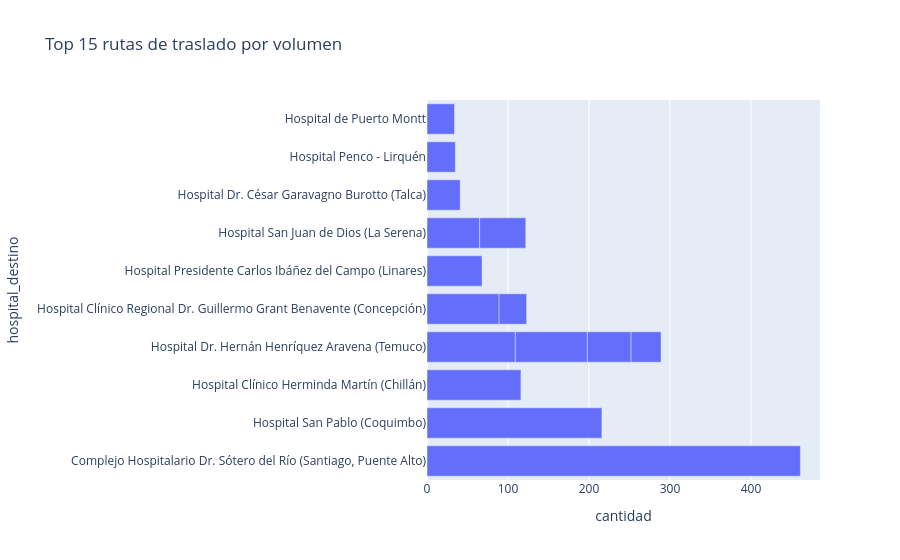
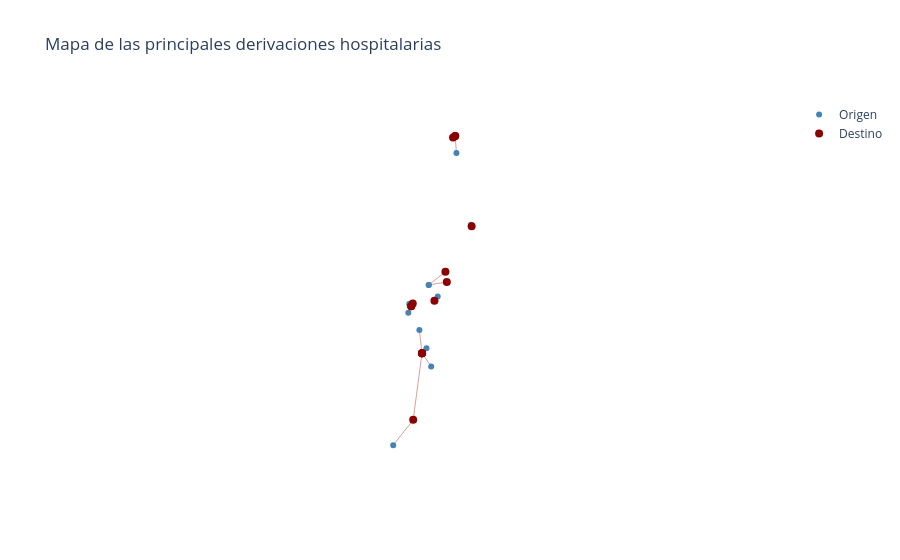

Source (notebook cell) for these figures, in order:
### Markdown cell above
Aquí se visualiza el flujo de traslados sobre el mapa para ubicar los principales orígenes y destinos.

### Code cell
top_routes = traslados.sort_values('cantidad', ascending=False).head(15).copy()

fig_routes = px.bar(
    top_routes,
    x='cantidad',
    y='hospital_destino',
    orientation='h',
    title='Top 15 rutas de traslado por volumen'
)
fig_routes.show()

fig_map = go.Figure()
for _, row in top_routes.iterrows():
    fig_map.add_trace(go.Scattergeo(
        lon=[row['lon_origen'], row['lon_destino']],
        lat=[row['lat_origen'], row['lat_destino']],
        mode='lines',
        line=dict(width=max(1, row['cantidad'] / 120), color='rgba(180, 40, 40, 0.45)'),
        hoverinfo='none',
        showlegend=False
    ))

fig_map.add_trace(go.Scattergeo(
    lon=top_routes['lon_origen'],
    lat=top_routes['lat_origen'],
    text=top_routes['hospital_origen'],
    mode='markers',
    marker=dict(size=6, color='steelblue'),
    name='Origen'
))

fig_map.add_trace(go.Scattergeo(
    lon=top_routes['lon_destino'],
    lat=top_routes['lat_destino'],
    text=top_routes['hospital_destino'],
    mode='markers',
    marker=dict(size=8, color='darkred'),
    name='Destino'
))

fig_map.update_geos(fitbounds='locations', visible=False)
fig_map.update_layout(title='Mapa de las principales derivaciones hospitalarias')
fig_map.show()

### Figure 1 — Plotly figure (JSON) as saved in the notebook; plotly's stock layout.template omitted (floating-point values rounded to 4 significant figures)
{"data": [{"hovertemplate": "cantidad=%{x}<br>hospital_destino=%{y}<extra></extra>", "legendgroup": "", "marker": {"color": "#636efa", "pattern": {"shape": ""}}, "name": "", "orientation": "h", "showlegend": false, "textposition": "auto", "type": "bar", "x": [461, 216, 116, 109, 89, 89, 68, 65, 57, 54, 41, 37, 35, 34, 34], "xaxis": "x", "y": ["Complejo Hospitalario Dr. Sótero del Río (Santiago, Puente Alto)", "Hospital San Pablo (Coquimbo)", "Hospital Clínico Herminda Martín (Chillán)", "Hospital Dr. Hernán Henríquez Aravena (Temuco)", "Hospital Clínico Regional Dr. Guillermo Grant Benavente (Concepción)", "Hospital Dr. Hernán Henríquez Aravena (Temuco)", "Hospital Presidente Carlos Ibáñez del Campo (Linares)", "Hospital San Juan de Dios (La Serena)", "Hospital San Juan de Dios (La Serena)", "Hospital Dr. Hernán Henríquez Aravena (Temuco)", "Hospital Dr. César Garavagno Burotto (Talca)", "Hospital Dr. Hernán Henríquez Aravena (Temuco)", "Hospital Penco - Lirquén", "Hospital Clínico Regional Dr. Guillermo Grant Benavente (Concepción)", "Hospital de Puerto Montt"], "yaxis": "y"}], "layout": {"barmode": "relative", "legend": {"tracegroupgap": 0}, "title": {"text": "Top 15 rutas de traslado por volumen"}, "xaxis": {"anchor": "y", "domain": [0, 1], "title": {"text": "cantidad"}}, "yaxis": {"anchor": "x", "domain": [0, 1], "title": {"text": "hospital_destino"}}}}

### Figure 2 — Plotly figure (JSON) as saved in the notebook; plotly's stock layout.template omitted (floating-point values rounded to 4 significant figures)
{"data": [{"hoverinfo": "none", "lat": [-33.51, -33.58], "line": {"color": "rgba(180, 40, 40, 0.45)", "width": 3.842}, "lon": [-70.6, -70.58], "mode": "lines", "showlegend": false, "type": "scattergeo"}, {"hoverinfo": "none", "lat": [-29.97, -29.97], "line": {"color": "rgba(180, 40, 40, 0.45)", "width": 1.8}, "lon": [-71.34, -71.34], "mode": "lines", "showlegend": false, "type": "scattergeo"}, {"hoverinfo": "none", "lat": [-36.43, -36.61], "line": {"color": "rgba(180, 40, 40, 0.45)", "width": 1}, "lon": [-71.96, -72.09], "mode": "lines", "showlegend": false, "type": "scattergeo"}, {"hoverinfo": "none", "lat": [-38.54, -38.74], "line": {"color": "rgba(180, 40, 40, 0.45)", "width": 1}, "lon": [-72.42, -72.6], "mode": "lines", "showlegend": false, "type": "scattergeo"}, {"hoverinfo": "none", "lat": [-37.09, -36.83], "line": {"color": "rgba(180, 40, 40, 0.45)", "width": 1}, "lon": [-73.16, -73.04], "mode": "lines", "showlegend": false, "type": "scattergeo"}, {"hoverinfo": "none", "lat": [-39.28, -38.74], "line": {"color": "rgba(180, 40, 40, 0.45)", "width": 1}, "lon": [-72.23, -72.6], "mode": "lines", "showlegend": false, "type": "scattergeo"}, {"hoverinfo": "none", "lat": [-35.96, -35.84], "line": {"color": "rgba(180, 40, 40, 0.45)", "width": 1}, "lon": [-72.33, -71.59], "mode": "lines", "showlegend": false, "type": "scattergeo"}, {"hoverinfo": "none", "lat": [-30.6, -29.91], "line": {"color": "rgba(180, 40, 40, 0.45)", "width": 1}, "lon": [-71.2, -71.25], "mode": "lines", "showlegend": false, "type": "scattergeo"}, {"hoverinfo": "none", "lat": [-29.97, -29.91], "line": {"color": "rgba(180, 40, 40, 0.45)", "width": 1}, "lon": [-71.34, -71.25], "mode": "lines", "showlegend": false, "type": "scattergeo"}, {"hoverinfo": "none", "lat": [-41.45, -38.74], "line": {"color": "rgba(180, 40, 40, 0.45)", "width": 1}, "lon": [-72.96, -72.6], "mode": "lines", "showlegend": false, "type": "scattergeo"}, {"hoverinfo": "none", "lat": [-35.96, -35.43], "line": {"color": "rgba(180, 40, 40, 0.45)", "width": 1}, "lon": [-72.33, -71.65], "mode": "lines", "showlegend": false, "type": "scattergeo"}, {"hoverinfo": "none", "lat": [-37.79, -38.74], "line": {"color": "rgba(180, 40, 40, 0.45)", "width": 1}, "lon": [-72.71, -72.6], "mode": "lines", "showlegend": false, "type": "scattergeo"}, {"hoverinfo": "none", "lat": [-36.74, -36.72], "line": {"color": "rgba(180, 40, 40, 0.45)", "width": 1}, "lon": [-73.11, -72.98], "mode": "lines", "showlegend": false, "type": "scattergeo"}, {"hoverinfo": "none", "lat": [-36.74, -36.83], "line": {"color": "rgba(180, 40, 40, 0.45)", "width": 1}, "lon": [-73.11, -73.04], "mode": "lines", "showlegend": false, "type": "scattergeo"}, {"hoverinfo": "none", "lat": [-42.48, -41.45], "line": {"color": "rgba(180, 40, 40, 0.45)", "width": 1}, "lon": [-73.77, -72.96], "mode": "lines", "showlegend": false, "type": "scattergeo"}, {"lat": [-33.51, -29.97, -36.43, -38.54, -37.09, -39.28, -35.96, -30.6, -29.97, -41.45, -35.96, -37.79, -36.74, -36.74, -42.48], "lon": [-70.6, -71.34, -71.96, -72.42, -73.16, -72.23, -72.33, -71.2, -71.34, -72.96, -72.33, -72.71, -73.11, -73.11, -73.77], "marker": {"color": "steelblue", "size": 6}, "mode": "markers", "name": "Origen", "text": ["Hospital Clínico Metropolitano La Florida Dra. Eloisa Díaz Inzunza", "Hospital San Pablo (Coquimbo)", "Hospital de San Carlos", "Hospital Dr. Abraham Godoy (Lautaro)", "Hospital de Lota", "Hospital de Villarrica", "Hospital San Juan de Dios (Cauquenes)", "Hospital Dr. Antonio Tirado Lanas (Ovalle)", "Hospital San Pablo (Coquimbo)", "Hospital de Puerto Montt", "Hospital San Juan de Dios (Cauquenes)", "Hospital Dr. Mauricio Heyermann (Angol)", "Hospital Las Higueras (Talcahuano)", "Hospital Las Higueras (Talcahuano)", "Hospital de Castro"], "type": "scattergeo"}, {"lat": [-33.58, -29.97, -36.61, -38.74, -36.83, -38.74, -35.84, -29.91, -29.91, -38.74, -35.43, -38.74, -36.72, -36.83, -41.45], "lon": [-70.58, -71.34, -72.09, -72.6, -73.04, -72.6, -71.59, -71.25, -71.25, -72.6, -71.65, -72.6, -72.98, -73.04, -72.96], "marker": {"color": "darkred", "size": 8}, "mode": "markers", "name": "Destino", "text": ["Complejo Hospitalario Dr. Sótero del Río (Santiago, Puente Alto)", "Hospital San Pablo (Coquimbo)", "Hospital Clínico Herminda Martín (Chillán)", "Hospital Dr. Hernán Henríquez Aravena (Temuco)", "Hospital Clínico Regional Dr. Guillermo Grant Benavente (Concepción)", "Hospital Dr. Hernán Henríquez Aravena (Temuco)", "Hospital Presidente Carlos Ibáñez del Campo (Linares)", "Hospital San Juan de Dios (La Serena)", "Hospital San Juan de Dios (La Serena)", "Hospital Dr. Hernán Henríquez Aravena (Temuco)", "Hospital Dr. César Garavagno Burotto (Talca)", "Hospital Dr. Hernán Henríquez Aravena (Temuco)", "Hospital Penco - Lirquén", "Hospital Clínico Regional Dr. Guillermo Grant Benavente (Concepción)", "Hospital de Puerto Montt"], "type": "scattergeo"}], "layout": {"geo": {"fitbounds": "locations", "visible": false}, "title": {"text": "Mapa de las principales derivaciones hospitalarias"}}}
